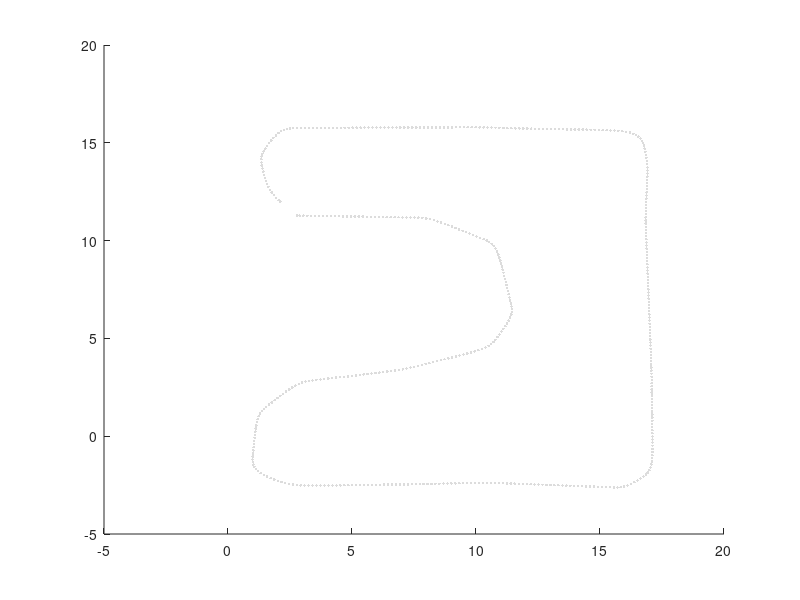

Source code (MATLAB): (Note: this script raises an error after producing the figure.)
% Dan Nguyen - z5206032
% Main solution which solves parts A, B, C, D.

%% Load data.
load("data019b.mat");

%% Set up dynamic plot.
figure(1)
clf
hold on
pose_plot = plot(-7, -7, 'b*');
heading_plot = plot(-7, -7, 'm*');
point_cloud_plot = plot(-7, -7, 'r.');
poles_plot = plot(-7, -7, 'ko');
localised_pose_plot = plot(-7, -7, 'g+');
axis([-5, 20, -5, 20])

%% Validation.
verified_poses = data.verify.poseL;
plot(verified_poses(1, :), verified_poses(2, :), '.', 'color', '#DCDCDC')

%% Initial data.
pose = data.pose0;
heading = 0;
point_clouds = [];
poles = [];
initial_value = data.pose0(1:2);
localised_pose = data.pose0(1:2);
prev_time = 0.0001 * double(data.table(1, 1));
linear_velocity = 0;
angular_velocity = 0;

%% Initial data for EKF.

sd_x = 0;
sd_y = 0;
sd_h = 0;
sd_speed = 0.05;
sd_gyro = deg2rad(1);
sd_range = 0.1;
sd_bearing = deg2rad(2);

predicted_state = data.pose0;
updated_state = data.pose0;
states = [];
states_plot = plot(-7, -7, 'g+');

state_covariance = [sd_x^2 0 0; 0 sd_y^2 0; 0 0 sd_h^2];
input_noise_covariance = [sd_speed^2 0; 0 sd_gyro^2];
observation_noise_covariance = [sd_range^2 0; 0 sd_bearing^2];

for i = 1:data.n
    %% Get data for this iteration.
    next_time = 0.0001 * double(data.table(1, i));
    index = data.table(2, i);
    sensor_id = data.table(3, i);
    
    %% Calculate time.
    change_in_time = next_time - prev_time;
    prev_time = next_time;
    
    %% Calculate pose.
%     pose = ackermann_dead_reckoning(pose, linear_velocity, angular_velocity, change_in_time);
%     heading = 2 * [cos(pose(3)); sin(pose(3))] + [pose(1); pose(2)];
    
    %% Predict next state.
    [predicted_state, state_covariance] = predict_next_state(predicted_state, state_covariance, input_noise_covariance, change_in_time, linear_velocity, angular_velocity);
    heading = 2 * [cos(predicted_state(3)); sin(predicted_state(3))] + [predicted_state(1); predicted_state(2)];

    %% Read sensor data.
    if sensor_id == 1 % Update pose.
        ranges = data.scans(:, index);
        [ranges, angles] = ranges2polar(ranges, 0.01, [-80, 80], 0.5, [1, 20]);
        local_point_cloud = polar2cartesian(ranges, angles);
        offset = [0.4 * cos(predicted_state(3)); 0.4 * sin(predicted_state(3)); 0];
        point_cloud = local2global(local_point_cloud, predicted_state + offset);
        point_clouds = [point_clouds point_cloud];

        %% Detect sweeps of poles.
        potential_poles_indexes = pole_detector(point_cloud, [0.05 0.2], 6, 0.8);

        %% Cleans up the list of poles by data associating the sweeps of poles with given landmarks.
        [associated_poles_indexes, index_map] = associate_poles_with_landmarks(point_cloud, potential_poles_indexes, data.Landmarks, 0.2);
        poles = [poles point_cloud(:, associated_poles_indexes == 1)];

        %% Localise platform using EKF.
        if isempty(poles) == false
            %% Get the innovation for the EKF.
            one_random_pole_index = randi(numel(associated_poles_indexes), 1);
            true_observation = data.Landmarks(:, index_map(one_random_pole_index));
            measured_observation = point_cloud(:, one_random_pole_index);
            [innovation, innovation_jacobian, innovation_covariance] = innovate(predicted_state, state_covariance, true_observation, measured_observation, observation_noise_covariance);
            
            %% Perform the KF.
            [updated_state, state_covariance] = kalman_filter(predicted_state, state_covariance, innovation, innovation_jacobian, innovation_covariance);
            states = [states updated_state];
        end

        %% Localise platform using trilateration.
%         if isempty(poles) == false
%             two_random_poles_indexes = randi(numel(associated_poles_indexes), 2);
%             two_random_ranges = ranges(two_random_poles_indexes);
%             two_random_global_poles = point_cloud(:, two_random_poles_indexes);
%             localised_global_pose = trilaterate(two_random_global_poles, two_random_ranges, initial_value);
%             initial_value = localised_global_pose;
%             localised_pose = [localised_pose localised_global_pose];
%         end

    elseif sensor_id == 2 % Update velocities.
        linear_velocity = data.vw(1, index);
        angular_velocity = data.vw(2, index);
    else
        disp("Not valid sensor_id")
    end
    
    %% Update dynamic plot.
    plot_and_check_empty(pose_plot, updated_state);
    plot_and_check_empty(heading_plot, heading);
    plot_and_check_empty(point_cloud_plot, point_clouds);
    plot_and_check_empty(poles_plot, poles);
    plot_and_check_empty(localised_pose_plot, localised_pose);
    plot_and_check_empty(states_plot, states);
    pause(0.001)
end

function plot_and_check_empty(handle, vec)
    if isempty(vec) == false
        set(handle, 'xdata', vec(1, :), 'ydata', vec(2, :));
    end
end
